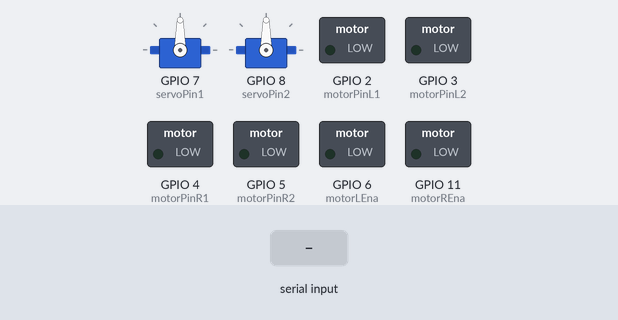
A sketch run on a simulated ESP32-S3. On the bench: 2 × servo, switched loads named in the sketch (green lamp = pin HIGH). The inputs (shaded band) are chosen by the test bench. Nothing arrives over Bluetooth unless stated.

Above: at 1.2 s.
1.3 s: "X" received over the second serial link
At 4.1 s:
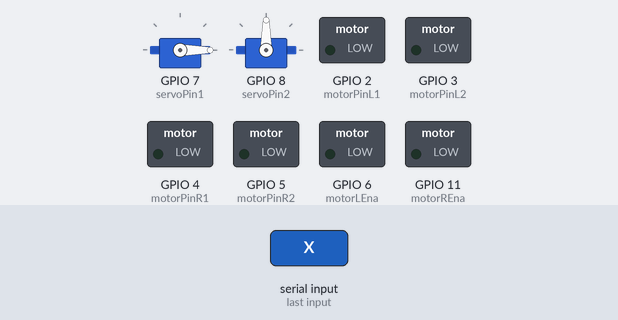
4.3 s: "Y" received over the second serial link
At 7.1 s:
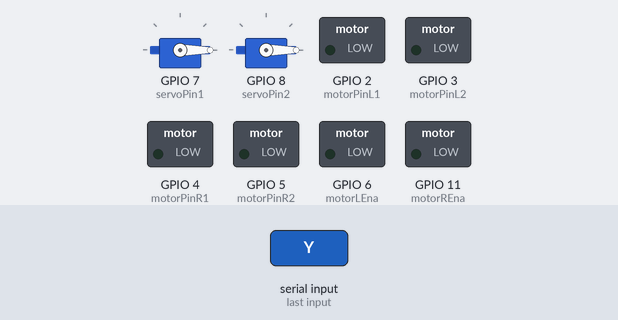
7.3 s: "F90\n" received over the second serial link
At 8.5 s:
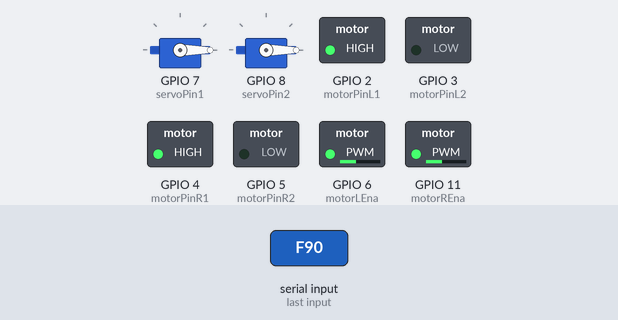
8.8 s: "B90\n" received over the second serial link
At 9.8 s:
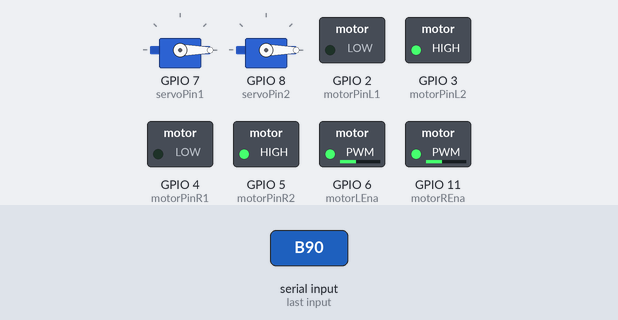
10.3 s: "L90\n" received over the second serial link
At 11.0 s:
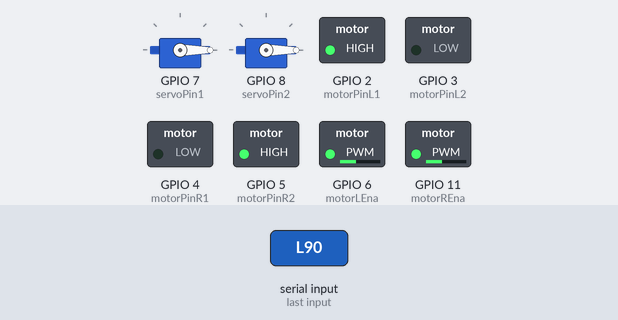
11.8 s: "R90\n" received over the second serial link
At 12.1 s:
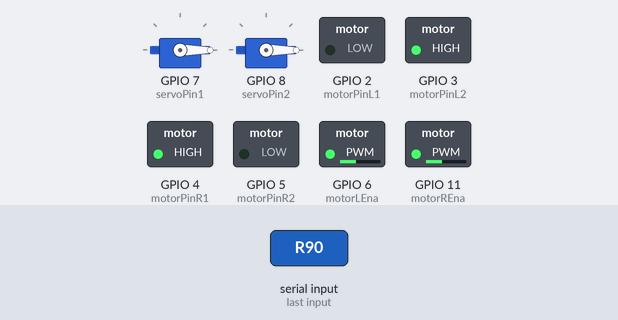
Timing chart, 0 to 14.3 s (numbered marks = the images above; inputs shaded):
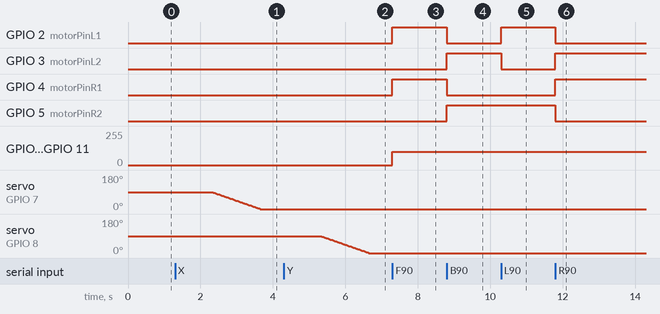

Measured:
- after the input at 1.3 s, servo on GPIO 7 (servoPin1): moves from 90° to 0° over 1.3 s, starting after 1.0 s
- after the input at 4.3 s, servo on GPIO 8 (servoPin2): moves from 90° to 0° over 1.3 s, starting after 1.0 s
- after the input at 7.3 s, GPIO 2 (motorPinL1), GPIO 4 (motorPinR1): LOW → HIGH at once; GPIO 6 (motorLEna), GPIO 11 (motorREna): 0/255 → 100/255 at once
- after the input at 8.8 s, GPIO 2 (motorPinL1), GPIO 4 (motorPinR1): HIGH → LOW at once; GPIO 3 (motorPinL2), GPIO 5 (motorPinR2): LOW → HIGH at once
- after the input at 10.3 s, GPIO 2 (motorPinL1): LOW → HIGH at once; GPIO 3 (motorPinL2): HIGH → LOW at once
- after the input at 11.8 s, GPIO 2 (motorPinL1), GPIO 5 (motorPinR2): HIGH → LOW at once; GPIO 3 (motorPinL2), GPIO 4 (motorPinR1): LOW → HIGH at once

The sketch:

studentEnergy.ino
```cpp
#include <ESP32Servo.h>
#include <BluetoothSerial.h>

BluetoothSerial SerialBT;

// MOTORS
int motorPinL1 = 2;
int motorPinL2 = 3;
int motorLEna = 6;

int motorPinR1 = 4;
int motorPinR2 = 5;
int motorREna = 11;

int speed = 100; // the base speed of the motors

// SERVOS
Servo servo1, servo2;
int servoPin1 = 7;
int servoPin2 = 8;
int baseAngle = 90;

// SENSORS
int turbidity = 9;
int moisture = 12;

void setup() {
  // Motor Pins Setup
  pinMode(motorPinL1, OUTPUT);
  pinMode(motorPinR1, OUTPUT);
  pinMode(motorPinL2, OUTPUT);
  pinMode(motorPinR2, OUTPUT);

  pinMode(motorLEna, OUTPUT);
  pinMode(motorREna, OUTPUT);

  // Servos Setup
  servo1.attach(servoPin1);
  servo2.attach(servoPin2);

  // sets base position each time
  servo1.write(baseAngle);
  servo2.write(baseAngle);


  // Initialise Serial Monitor
  Serial.begin(115200);

  // Initialise Blutooth
  SerialBT.begin("EnviroBot");
  SerialBT.setPin("1234");

  stopMotors();
}

// motor helper function
void moveMotor(int motorPin1, int motorPin2, int motorPinEna, int direction, int speed) {
  if (direction == 1) {  // Move forward
    digitalWrite(motorPin1, HIGH);  // Set IN1 HIGH
    digitalWrite(motorPin2, LOW);   // Set IN2 LOW
  } else if (direction == -1) {  // Move backward
    digitalWrite(motorPin1, LOW);   // Set IN1 LOW
    digitalWrite(motorPin2, HIGH);  // Set IN2 HIGH
  } else {  // Stop (direction == 0)
    digitalWrite(motorPin1, LOW);   // Set both IN1 and IN2 to LOW
    digitalWrite(motorPin2, LOW);
  }

  // Control motor speed using PWM (analogWrite)
  analogWrite(motorPinEna, speed);
}

/*
Move the robot forward.
Accepts speed (0-255) to set motor speed.
*/
void moveForward(int speed) {
  moveMotor(motorPinR1, motorPinR2, motorREna, 1, speed);  // Move right motor forward
  moveMotor(motorPinL1, motorPinL2, motorLEna, 1, speed);  // Move left motor forward
}

/*
Move the robot backward.
Accepts speed (0-255) to set motor speed.
*/
void moveBackward(int speed) {
  moveMotor(motorPinR1, motorPinR2, motorREna, -1, speed);  // Move right motor backward
  moveMotor(motorPinL1, motorPinL2, motorLEna, -1, speed);  // Move left motor backward
}

/*
Rotate the robot to the right.
Right motor moves forward, left motor moves backward.
*/
void turnRight(int speed) {
  moveMotor(motorPinR1, motorPinR2, motorREna, 1, speed);   // Right motor forward
  moveMotor(motorPinL1, motorPinL2, motorLEna, -1, speed);  // Left motor backward
}

/*
Rotate the robot to the left.
Right motor moves backward, left motor moves forward.
*/
void turnLeft(int speed) {
  moveMotor(motorPinR1, motorPinR2, motorREna, -1, speed);  // Right motor backward
  moveMotor(motorPinL1, motorPinL2, motorLEna, 1, speed);   // Left motor forward
}

/*
Stop both motors.
*/
void stopMotors() {
  moveMotor(motorPinR1, motorPinR2, motorREna, 0, 0);  // Stop right motor (set direction to stop and speed to 0)
  moveMotor(motorPinL1, motorPinL2, motorLEna, 0, 0);  // Stop left motor (set direction to stop and speed to 0)
}


/*
Rotates servo based on position and command pressed.
*/
void rotateServo(Servo &servo, int endPos) {
  endPos = constrain(endPos, 0, 180);

  int pos = servo.read();

  if (pos < endPos) {
    for (; pos <= endPos; pos++) {
        servo.write(pos);
        delay(15);
      }
  }

  else if (pos > endPos) {
    for (; pos >= endPos; pos--) {
        servo.write(pos);
        delay(15);
      }
  }

}

/*
Gets the water turbidity
*/

void getTurbidity() {
  int sensorValue = analogRead(turbidity);

  float voltage = sensorValue * (5.0 / 1024.0);

  // Convert voltage to NTU
  float ntu = -1120.4 * voltage * voltage + 5742.3 * voltage - 4352.9;

  // Prevent negative readings
  if (ntu < 0) {
    ntu = 0;
  }

  // Prints the value in Volts
  Serial.println("Voltage: %.2fV", voltage);
  SerialBT.println("Voltage: %.2fV", voltage);

  // Prints the value in NTU
  Serial.println("Turbidity: %.2f NTU", ntu);
  SerialBT.println("Turbidity: %.2f NTU", ntu);

}


/*
Gets the soil moisture
*/

void getSoilMoisture() {
  int sensorValue = analogRead(moisture);

  // These values need to be tested first
  int dryValue = 3500;
  int wetValue = 1200;

  int moisturePercent = map(sensorValue, dryValue, wetValue, 0, 100);

  moisturePercent = constrain(moisturePercent, 0, 100);

  // Prints the raw analogue value
  Serial.println(".2f%", sensorValue);
  SerialBT.println(".2f%", sensorValue);

  // Prints the value in perecentage
  Serial.println(".2f%", moisturePercent);
  SerialBT.println(".2f%", moisturePercent);
}


void loop() {
  // put your main code here, to run repeatedly:

  // Commands for Controlling EnviroBot With Bluetooth Device
  if (SerialBT.available()) {

    char command = SerialBT.read();

    switch(command) {
      case 'F':
        moveForward(speed);
        break;
      case 'B':
        moveBackward(speed);
        break;
      case 'L':
        turnLeft(speed);
        break;
      case 'R':
        turnRight(speed);
        break;
      case 'S':
        stopMotors();
        break;
      // RIGHT SERVO
      case 'X': {
        int angle = SerialBT.parseInt();
        rotateServo(servo1, angle);
        break;
      }
      // LEFT SERVO
      case 'Y': {
        int angle = SerialBT.parseInt();
        rotateServo(servo2, angle);
        break;
      }
      case 'T': {
        getTurbidity();
        break;
      }
      case 'M': {
        getSoilMoisture();
        break;
      }
    }
  }

}
```
